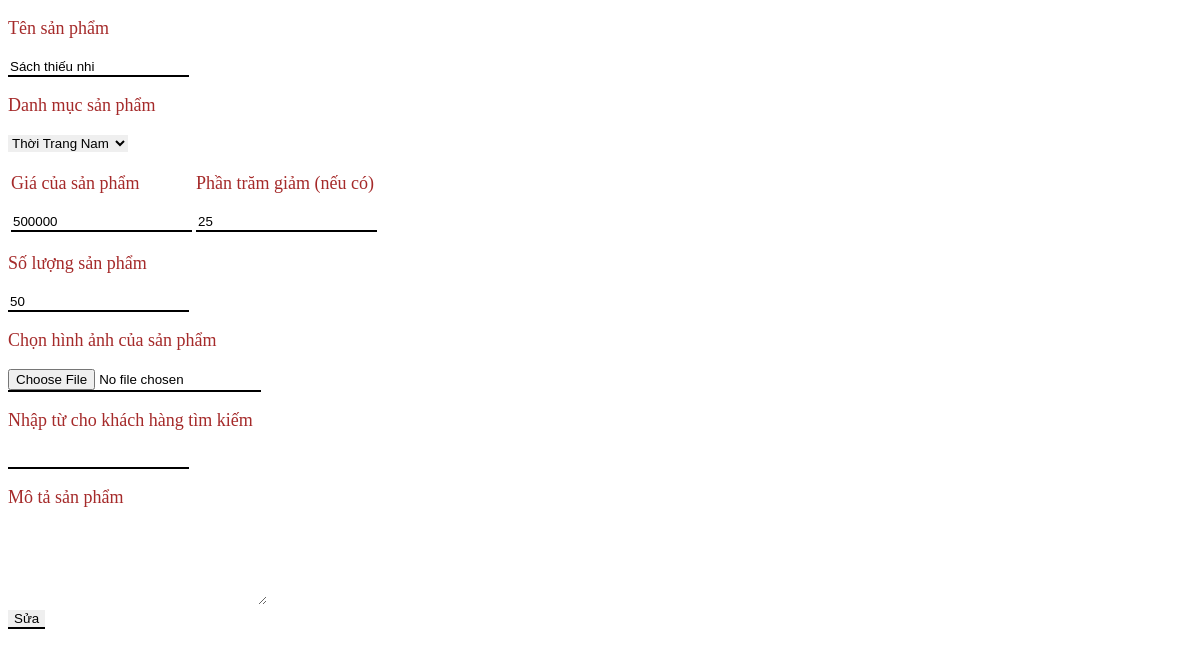
Screenshot of /product-edit.php?id=17 with the database file from the repository.
### tables this page shows
CREATE TABLE `products` (
  `id` int(11) NOT NULL,
  `name_product` varchar(30) NOT NULL,
  `type_product` varchar(30) NOT NULL,
  `image_product` varchar(1000) NOT NULL,
  `price_product` int(11) NOT NULL,
  `quanlity_product` int(11) NOT NULL,
  `discount_product` int(11) NOT NULL
);

### product-edit.php (the view, shortened to what this page needs)
<?php
include './connect.php';
if(isset($_GET['id'])){
    $id = $_GET['id'];
}
?>
<?php
$sql = "Select* FROM products where id = $id";
$result = mysqli_query($conn,$sql);
$row = mysqli_fetch_assoc($result);
$img = "./img/".$row['image_product'];
?>
<!DOCTYPE html>
<html lang="en">
<head>
    <link rel="stylesheet" href="cssform.css">
</head>
<body>
<form action="adddata.php?id=<?php echo $row['id']?>" method="POST" enctype="multipart/form-data">
            <p>Tên sản phẩm</p>
            <input type="text" name = "nameproduct" value="<?php echo $row['name_product']?>">
            <p>Danh mục sản phẩm </p>
            <select name="type_product" id="">
                <?php
                $sql = "Select* FROM danhmucthoitrang";
                $result = mysqli_query($conn,$sql);
                if($result == true){
                    while ($roww = mysqli_fetch_assoc($result)){
                        ?>
                        <option value="<?php echo $roww['id']?>">
                        <?php echo $roww['tendanhmuc'] ?>
                        </option>
                        <?php
                    }
                }
                ?>
            </select>
            <table class="center">
                <tr>
                    <td>
                        <p>Giá của sản phẩm</p>
                        <input type="text" name = "price_product" value="<?php echo $row['price_product']?>">
                    </td>
                    <td>
                        <p>Phần trăm giảm (nếu có)</p>
                        <input type="text" name = "persen" value="<?php echo $row['discount_product']?>">
                    </td>
                </tr>
            </table>
            <p>Số lượng sản phẩm </p>
            <input type="text" name = "quanlity" value="<?php echo $row['quanlity_product']?>">
            <p>Chọn hình ảnh của sản phẩm</p>
            <input type="file" name ="img" value="<?php echo $img?>">
            <p>Nhập từ cho khách hàng tìm kiếm</p>
            <input type="text">
            <p>Mô tả sản phẩm</p>
            <textarea name="" id="" cols="30" rows="5"></textarea>
            <br>
            <input type="submit" name = "edit"value="Sửa">
</form>
</body>
</html>

### cssform.css (style rules this page uses)
p { font-family:'Times New Roman', Times, serif ; font-size: large; color: brown; }
input,select,textarea { outline: 0; border: 0; }
input { border-bottom:2px solid black ; }

### rows the page displays
products: nameproduct "Sách thiếu nhi", price_product "500000", persen "25", quanlity "50"

### other values shown
form field type_product "Thời Trang Nam"
